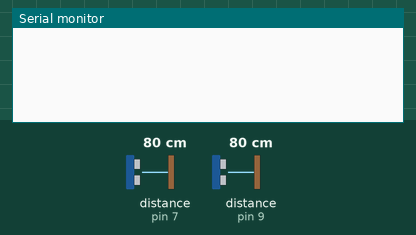
This sketch was run on a simulated Arduino Uno, built with avr-gcc and run on an emulated ATmega328P. On the bench: the last lines printed to the serial monitor. Wiring (inferred from the names in the program): 2 × ultrasonic range finder: trigger pin 6, echo pin 7 / trigger pin 8, echo pin 9. Inputs (shaded band) come from the test bench; at power-on: distance to the obstacle (sensors on pin 7, pin 9) 80 cm. The echo pulse lasts 58.3 µs per cm.

Above: at 1.2 s.
1.3 s: distance to the obstacle (sensor on pin 7) set to 2 cm
At 2.1 s:
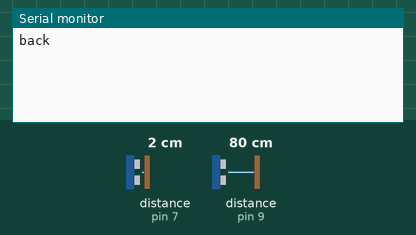
3.8 s: distance to the obstacle (sensor on pin 9) set to 2 cm
At 5.1 s:
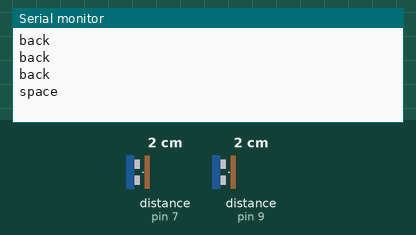
6.8 s: distance to the obstacle (sensor on pin 7) set to 35 cm
At 7.7 s:
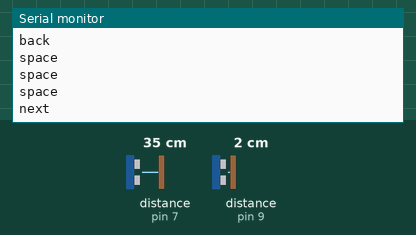

Measured:
- after the input at 1.3 s, the serial monitor: prints a new line at once (image 1)
- after the input at 3.8 s, the serial monitor: prints a new line after 0.53 s (image 2)
- after the input at 6.8 s, the serial monitor: prints a new line after 0.53 s (image 3)

The sketch:

Gesture_Control.ino
```cpp
int trigPin1 = 6;
int echoPin1 =7;
int trigPin2 =8;
int echoPin2 =9;
long duration1, cm1,duration2,cm2;
void setup() {
Serial.begin (9600);
pinMode(trigPin1, OUTPUT);
pinMode(echoPin1, INPUT);
pinMode(trigPin2, OUTPUT);
pinMode(echoPin2, INPUT);

}
void loop() {
digitalWrite(trigPin1, LOW);
delayMicroseconds(5);
digitalWrite(trigPin1, HIGH);
delayMicroseconds(10);
digitalWrite(trigPin1, LOW);
pinMode(echoPin1, INPUT);
duration1 = pulseIn(echoPin1, HIGH);
cm1 = (duration1/2) / 29.1;
digitalWrite(trigPin2, LOW);
delayMicroseconds(5);
digitalWrite(trigPin2, HIGH);
delayMicroseconds(10);
digitalWrite(trigPin2, LOW);
pinMode(echoPin2, INPUT);
duration2 = pulseIn(echoPin2, HIGH);
cm2= (duration2/2) / 29.1;
if(cm1<=10 && cm2>=30)
{
Serial.println("back");
delay(1000);
}
if(cm1>=30 && cm2<=10)
{Serial.println("next");
delay(1000);
}
if(cm1<=20 && cm2<=20)
{
Serial.println("space");
delay(1000);
}
}
```
